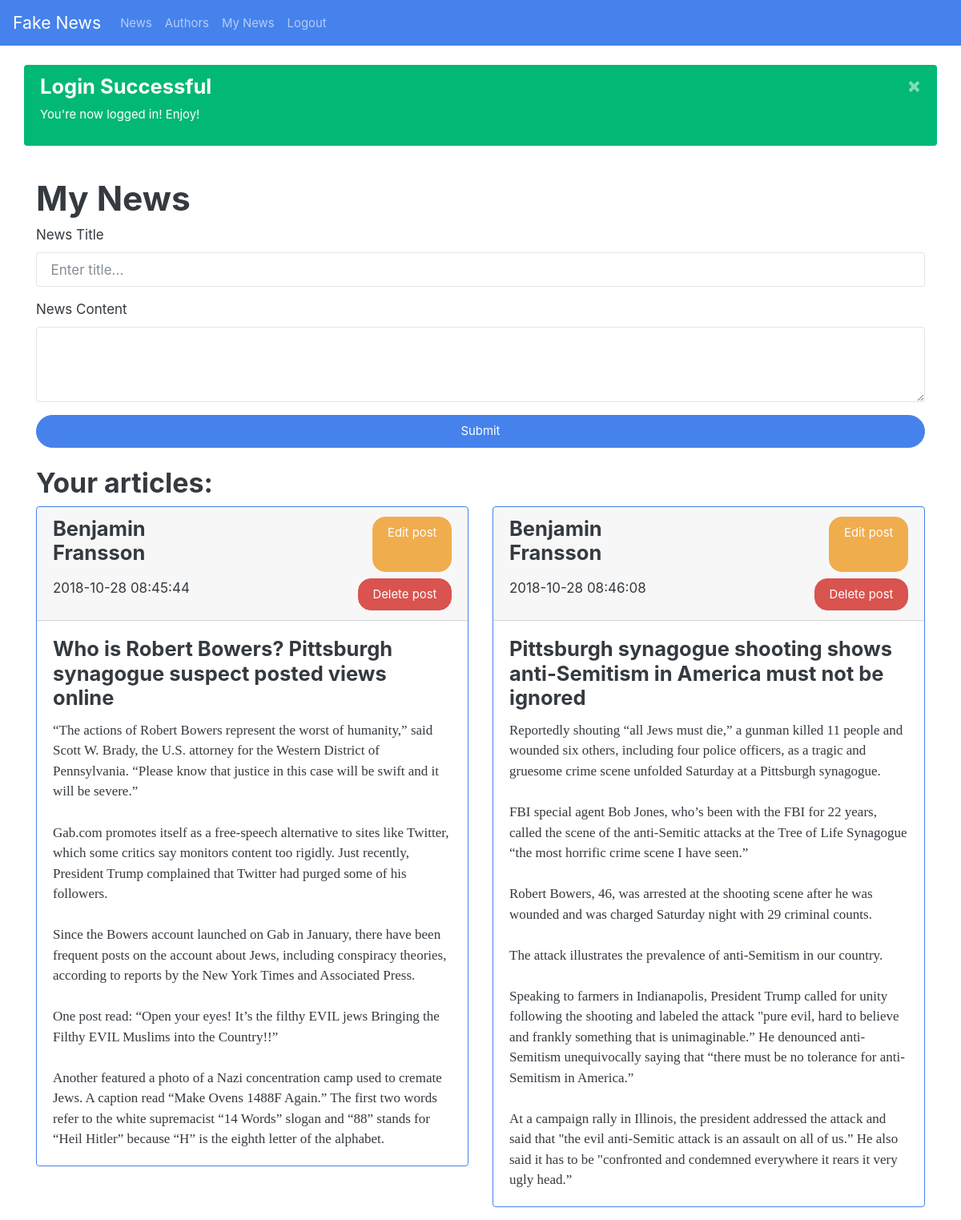
The app's page /my_news.php (signed in) with its own data.
### tables this page shows
CREATE TABLE "posts" (
                id INTEGER PRIMARY KEY AUTOINCREMENT,
                title TEXT NOT NULL,
                content TEXT NOT NULL,
                author INTEGER,
                likes INTEGER NOT NULL,
                date TIMESTAMP NOT NULL DEFAULT CURRENT_TIMESTAMP,
                FOREIGN KEY (id) REFERENCES authors(id)
                );

### my_news.php (called while the page is built, shortened)
<?php
require_once $_SERVER['DOCUMENT_ROOT'].'/database/db.php';
$title = 'My News';
$db = new connectToDatabase;
$query = 'SELECT * FROM posts WHERE author=:id;';
$params = [
    ':id' => $_SESSION['user']['id']
];
$posts = $db->getData($query, $params);
require_once $_SERVER['DOCUMENT_ROOT'].'/components/head.php';
require_once $_SERVER['DOCUMENT_ROOT'].'/components/nav.php';
require_once $_SERVER['DOCUMENT_ROOT'].'/components/messages.php';
require_once $_SERVER['DOCUMENT_ROOT'].'/content/my_news.php';
require_once $_SERVER['DOCUMENT_ROOT'].'/components/footer.php';

### database/db.php (called while the page is built, shortened)
<?php
class ConnectToDatabase
{
    private $pdo;
    public function __construct()
    {
        $this->fileName = $_SERVER['DOCUMENT_ROOT'].'/database/fake-news.db';
        $dsn = "sqlite:$this->fileName";
        $this->pdo = new PDO($dsn);
        $this->pdo->setAttribute(PDO::ATTR_ERRMODE,
                            PDO::ERRMODE_EXCEPTION);
        $this->pdo->exec('CREATE TABLE IF NOT EXISTS "users" (
                id INTEGER PRIMARY KEY AUTOINCREMENT,
                name TEXT NOT NULL,
                email TEXT NOT NULL,
                password TEXT NOT NULL,
                date TIMESTAMP NOT NULL DEFAULT CURRENT_TIMESTAMP
                );');
        $this->pdo->exec('CREATE TABLE IF NOT EXISTS "posts" (
                id INTEGER PRIMARY KEY AUTOINCREMENT,
                title TEXT NOT NULL,
                content TEXT NOT NULL,
                author INTEGER,
                likes INTEGER NOT NULL,
                date TIMESTAMP NOT NULL DEFAULT CURRENT_TIMESTAMP,
                FOREIGN KEY (id) REFERENCES users(id)
                );');
    }
    public function getData(string $query, ?array $params = []): array
    {
        $sth = $this->pdo->prepare($query);
        $sth->execute($params);
        return $sth->fetchAll(PDO::FETCH_ASSOC);
    }
}

### content/my_news.php (the view, shortened to what this page needs)
<main>
    <div class="container mt-4">
        <div class="row">
            <div class="col">
                <h1>
                    <?=$title?>
                </h1>
            </div>
        </div>
        <div class="row">
            <div class="col">
                <?php if(isset($post_to_edit)): ?>
                    <form action="/processing/posts/edit.php" method="post">
                        <fieldset>
                            <div class="form-group">
                                <label for="title">News Title</label>
                                <input type="text" class="form-control" name="title" id="title" placeholder="Enter title..." value="<?= $post_to_edit['title']; ?>" required>
                            </div>
                            <div class="form-group">
                                <label for="content">News Content</label>
                                <textarea class="form-control" name="content" id="content" rows="10" required><?= $post_to_edit['content']; ?></textarea>
                            </div>
                            <input type="hidden" name="id" value="<?= $post_to_edit['id'];?>">
                            <button type="submit" class="btn btn-lg btn-primary btn-block">Submit</button>
                        </fieldset>
                    </form>
                <?php else: ?>
                    <form action="/processing/posts/create.php" method="post">
                        <fieldset>
                            <div class="form-group">
                                <label for="title">News Title</label>
                                <input type="text" class="form-control" name="title" id="title" placeholder="Enter title..." required>
                            </div>
                            <div class="form-group">
                                <label for="content">News Content</label>
                                <textarea class="form-control" name="content" id="content" rows="3" required></textarea>
                            </div>
                            <button type="submit" class="btn btn-lg btn-primary btn-block">Submit</button>
                        </fieldset>
                    </form>
                <?php endif; ?>
            </div>
        </div>
        <?php if (!$posts): ?>
        <div class="row mt-4">
            <div class="col">
                <h2>You have not created any news yet! Get started!</h2>
            </div>
        </div>
        <?php else: ?>
        <div class="row mt-4">
            <div class="col">
                <h2>Your articles:</h2>
            </div>
        </div>
        <div class="row">
            <?php foreach ($posts as $post): ?>
                <div class="col-12 col-lg-6">
                    <div class="card border-primary mb-3">
                        <div class="card-header">
                            <div class="row">
                                <div class="col"><h4><?= $_SESSION['user']['name']; ?></h4></div>
                                <div class="col d-flex justify-content-end"><a class="btn btn-warning" href="/my_news.php?edit=<?= $post['id']; ?>">Edit post</a></div>
                            </div>
                            <div class="row mt-2">
                                <div class="col"><?= $post['date']; ?></div>
                                <div class="col d-flex justify-content-end"><a class="btn btn-danger" href="/processing/posts/delete.php?id=<?= $post['id']; ?>">Delete post</a></div>
                            </div>
                        </div>
                        <div class="card-body">
                            <h4 class="card-title">
                                <?= $post['title']; ?>
                            </h4>
                            <p class="card-text">
                                <?= $post['content']; ?>
                            </p>
                        </div>
                    </div>
                </div>
            <?php endforeach;?>
        </div>
        <?php endif;?>
    </div>
</main>

### records on screen
posts: date "2018-10-28 08:45:44", title "Who is Robert Bowers? Pittsburgh synagogue suspect posted views online", content "“The actions of Robert Bowers represent the worst of humanity,” said Scott W. Brady, the U.S. attorney for the Western District of Pennsylvania. “Please know that justice in this case will be swift and it will be severe.” Gab.com promotes itself as a free-speech alternative to sites like Twitter, which some critics say monitors content too rigidly. Just recently, President Trump complained that Twitter had purged some of his followers. Since the Bowers account launched on Gab in January, there have been frequent posts on the account about Jews, including conspiracy theories, according to reports by the New York Times and Associated Press. One post read: “Open your eyes! It’s the filthy EVIL…"
posts: date "2018-10-28 08:46:08", title "Pittsburgh synagogue shooting shows anti-Semitism in America must not be ignored", content "Reportedly shouting “all Jews must die,” a gunman killed 11 people and wounded six others, including four police officers, as a tragic and gruesome crime scene unfolded Saturday at a Pittsburgh synagogue. FBI special agent Bob Jones, who’s been with the FBI for 22 years, called the scene of the anti-Semitic attacks at the Tree of Life Synagogue “the most horrific crime scene I have seen.” Robert Bowers, 46, was arrested at the shooting scene after he was wounded and was charged Saturday night with 29 criminal counts. The attack illustrates the prevalence of anti-Semitism in our country. Speaking to farmers in Indianapolis, President Trump called for unity following the shooting and labeled…"

### other values on screen
$mess['title'] "Login Successful"
$mess['content'] "You're now logged in! Enjoy!"
$title "My News"
